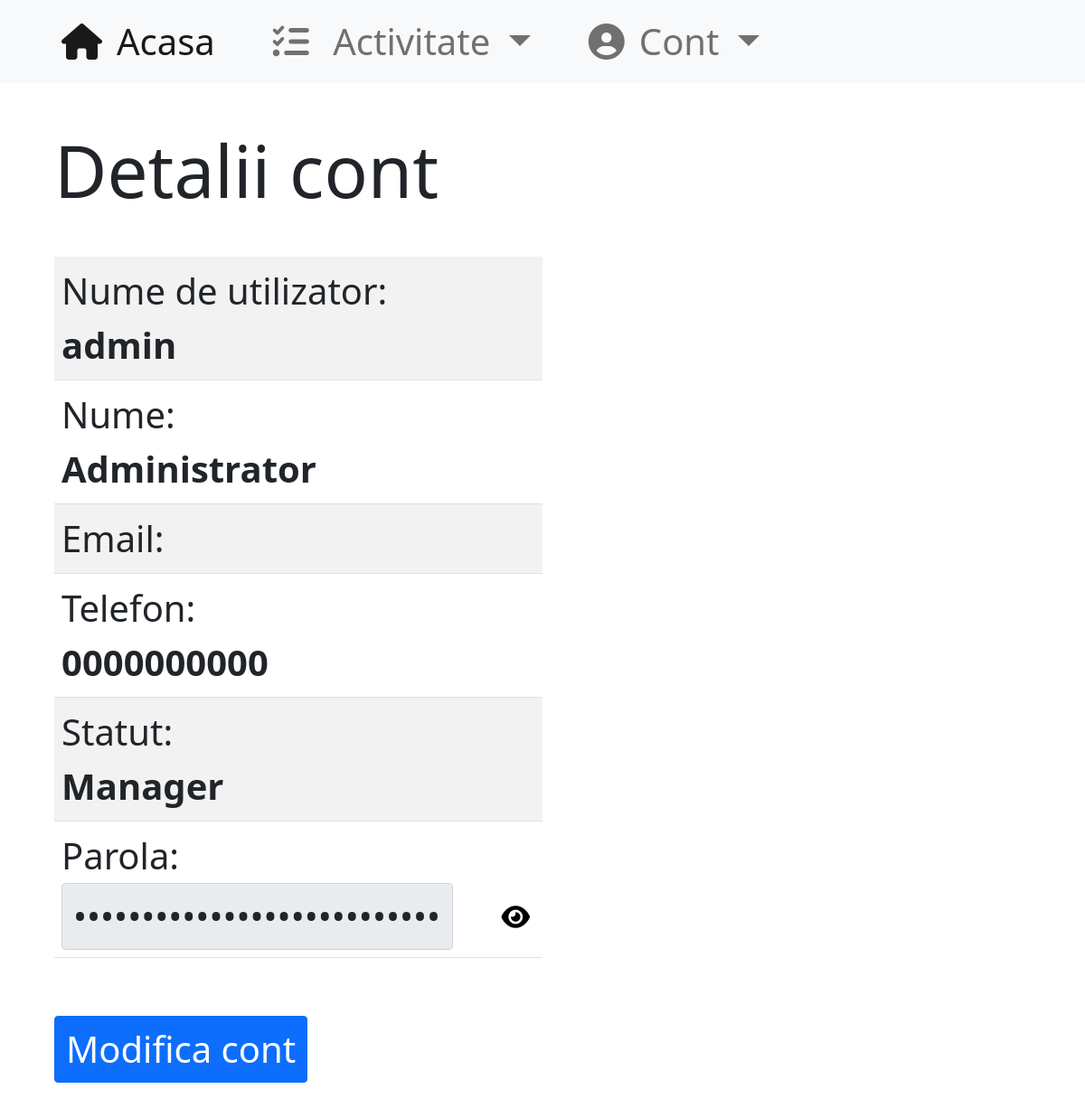
The page /detalii (signed in) on the database as committed earlier.
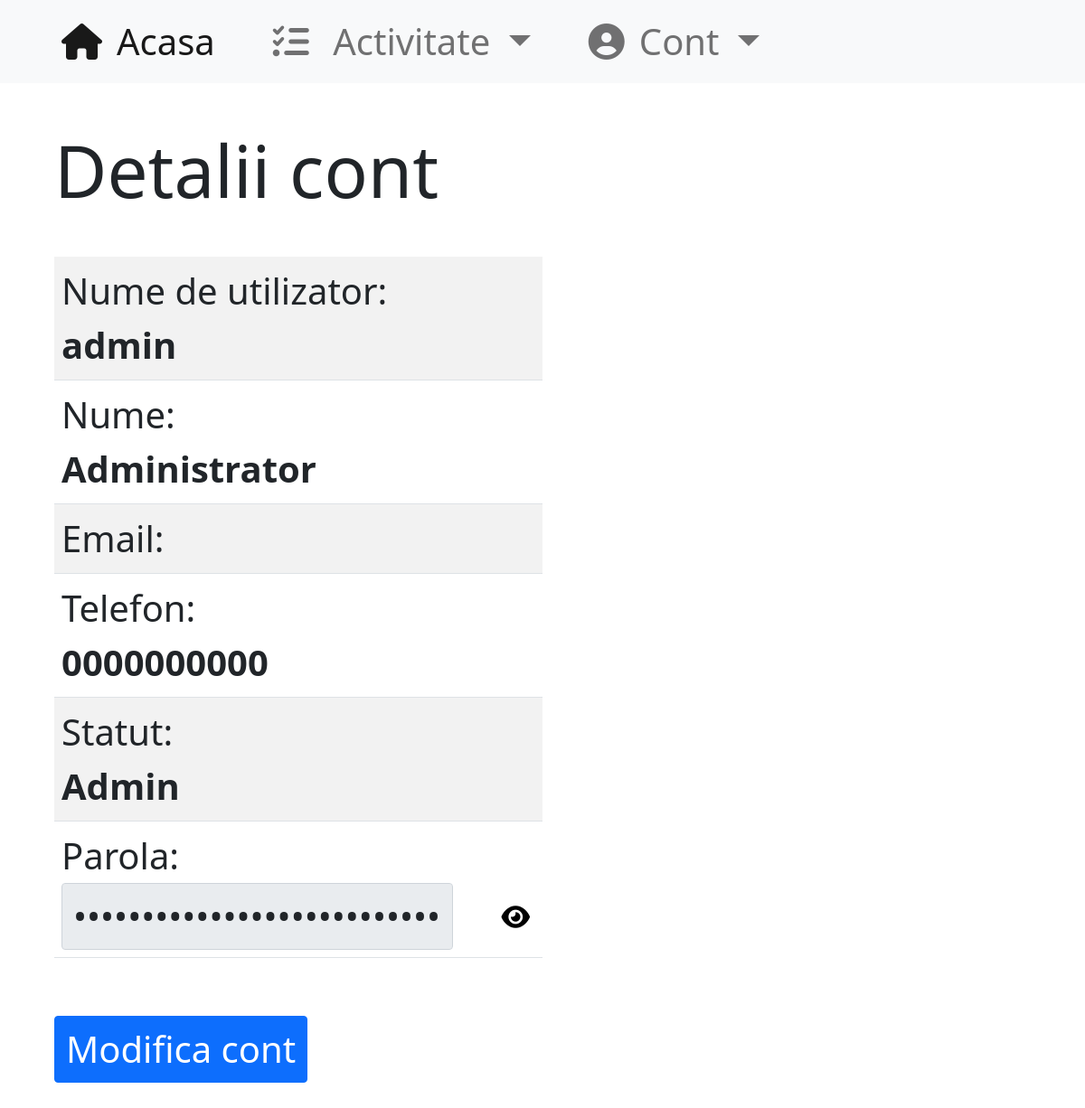
The same page on the database as committed later.
### main/models.py (models this page shows, shortened)
class User(AbstractUser):
    nume = models.CharField(blank=False, max_length=50, default="Angajat")
    email = models.EmailField(blank=True, null=False)
    telefon = models.CharField(blank=True, null=False, default='0'*10, max_length=15)
    role = models.CharField(blank=False, default="Angajat", max_length=20)
    class Meta:
        verbose_name='Utilizator'
        verbose_name_plural='Utilizatori'

### main/views.py (the view, shortened to what this page needs)
# urls.py: path("detalii", login_required(views.detalii), name="detalii"),
def detalii(request, username=None):
    user = request.user
    if username is not None and (user.role == "Manager" or user.role == "Admin"):
        user = models.User.objects.get(username=username)
    elif username is not None:
        return redirect('detalii')
    return render(request, 'detalii.html', {"userdata": user})

### main/templatetags/mytags.py (called while the page is built)
@register.filter(name='role_at_least')
def role_at_least(user, name):
    priorit = {
        "Angajat": 1,
        "Viewer": 2,
        "Manager": 3,
        "Admin": 4,
    }
    if not user.is_authenticated:
        return False
    if name in priorit.keys():
        return priorit[user.role] >= priorit[name]
    return False

### templates/detalii.html (shortened to what this page needs)
{% extends 'base.html' %}
{% block content %}
<div class="container-fluid m-5 fs-1 w-auto">
    <h1 class="my-5" style="font-size: 200%">Detalii cont</h1>
    <table class="table table-striped table-hover w-50">
      <tr>
          <th> <span class="fw-normal"> Nume de utilizator:</span><br> {{ userdata.username }}</th>
      </tr>
        <tr>
          <th> <span class="fw-normal">Nume:</span><br>{{ userdata.nume }} </th>
      </tr>
        <tr>
          <th> <span class="fw-normal">Email:</span><br>{{ userdata.email }} </th>
      </tr>
        <tr>
          <th> <span class="fw-normal">Telefon:</span><br>{{ userdata.telefon }} </th>
      </tr>
        <tr>
          <th> <span class="fw-normal">Statut:</span><br>{{ userdata.role }} </th>
      </tr>
        <tr>
          <th>
              <span class="fw-normal">Parola:</span><br>
              <div class="d-flex flex-row">
                <input type="password" id='inputPwd' class="form-control fs-1 me-5" value="{{ userdata.password }}" disabled>
                <button onclick="toogleViewPwd()" class="fs-3 border-0" style="background-color: transparent" id="btnPwd"> <i class="fa-solid fa-eye"></i> </button>
              </div>
          </th>
      </tr>
    </table>
    <button class="btn btn-primary fs-1 mt-5" onclick="toogleViewModif()"> Modifica cont </button>
            {% load mytags %}
</div>
{% endblock %}

### templates/base.html (shortened to what this page needs)
<!DOCTYPE html>
<html lang="ro">
<head>
    <link rel="stylesheet" href="https://cdn.jsdelivr.net/npm/bootstrap@5.1.3/dist/css/bootstrap.min.css">
    {% load static %}
</head>
<body>
{% if user.is_authenticated %}
    {% include 'navbar.html' %}
{% endif %}
{% block content %}
{% endblock %}
</body>
</html>

### templates/navbar.html (shortened to what this page needs)
<nav class="navbar navbar-expand-lg navbar-light bg-light fs-1">
  <div class="container-fluid">
    <div class="collapse navbar-collapse" id="navbarSupportedContent">
      <ul class="navbar-nav w-100 me-auto mb-2 mb-lg-0">
        <li class="nav-item ms-5">
          <a class="nav-link active" aria-current="page" href="{% url 'home' %}"><i class="fa-solid fa-house me-3"></i>Acasa</a>
        </li>
        <li class="nav-item dropdown ms-5">
          <a class="nav-link dropdown-toggle" href="#" id="navbarDropdown" role="button" data-bs-toggle="dropdown" aria-expanded="false">
            <i class="fa-solid fa-list-check me-3"></i> Activitate
          </a>
        </li>
        <li class="nav-item dropdown ms-5">
          <a class="nav-link dropdown-toggle" href="#" id="navbarDropdown" role="button" data-bs-toggle="dropdown" aria-expanded="false">
            <i class="fa-solid fa-circle-user me-3"></i>Cont
          </a>
                {% load mytags %}
        </li>
      </ul>
    </div>
  </div>
</nav>

Rows that differ between the two databases and show on the page:
changed User "admin": role "Manager" → "Admin"
